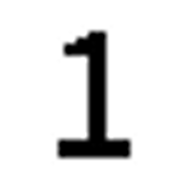
#> input picture templates/1.png, 185 x 185 px
$ python -i template_match.py   (imports and definitions only)
#> lines starting #> are read from the running program, lines starting #| are printed output that depends on the picture; after the words box and inside, x2 and y2 are one past the last pixel; in counts of white or black regions, pixels touching at a corner belong together
#> further down, picture is the input picture: shape (185, 185, 3); min 0, max 255, mean 228.1
import os
import cv2
import numpy as np

TEMPLATE_DIR = os.path.join(os.path.dirname(os.path.abspath(__file__)), "templates")

DIGITS = list(range(1, 26))


class TemplateMatcher:
    def __init__(self, template_dir=TEMPLATE_DIR):
        self.templates = {}
        self.template_dir = template_dir
        self._load_templates()

    def _load_templates(self):
        if not os.path.isdir(self.template_dir):
            raise RuntimeError(f"模板目录不存在: {self.template_dir}")

        missing = []
        for d in DIGITS:
            path = os.path.join(self.template_dir, f"{d}.png")
            if not os.path.exists(path):
                missing.append(d)
                continue

            img = cv2.imread(path, cv2.IMREAD_GRAYSCALE)
#> img: shape (185, 185); min 0, max 255, mean 228.1
            if img is None:
                missing.append(d)
                continue

            _, binary = cv2.threshold(img, 128, 255, cv2.THRESH_BINARY_INV)
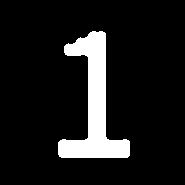
#> binary: shape (185, 185); 10.5% white; 1 white region, box (x1, y1, x2, y2) and area: (58, 31, 130, 158) 3605

            ys, xs = np.where(binary > 0)
#> ys = 3605 values from 31 to 157; xs = 3605 values, max 129 at index 2460, min 58 at index 2461, mean 93.55
            if len(xs) == 0:
                missing.append(d)
                continue

            x1, x2, y1, y2 = xs.min(), xs.max(), ys.min(), ys.max()
#> x1 = 58; x2 = 129; y1 = 31; y2 = 157
            roi = binary[y1:y2 + 1, x1:x2 + 1]
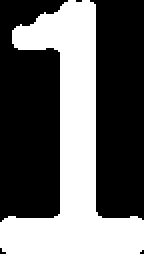
#> roi: shape (127, 72) (shown 2 times larger); 39.4% white; 1 white region, box (x1, y1, x2, y2) and area: (0, 0, 72, 127) 3605

            norm = cv2.resize(roi, (60, 40), interpolation=cv2.INTER_AREA)
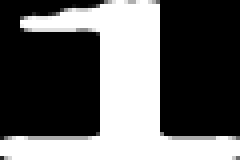
#> norm: shape (40, 60) (shown 4 times larger); min 0, max 255, mean 100.5
            self.templates[d] = norm

        if missing:
#> (the run stopped early here; a loop or call above may not have finished)
